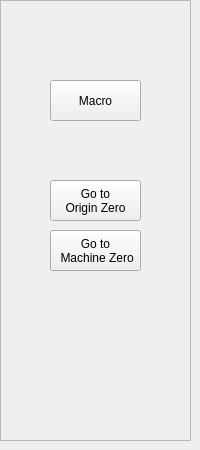
    <widget class="QWidget" name="page_mdi">
     <widget class="QFrame" name="frame_mdi">
      <property name="geometry">
       <rect>
        <x>0</x>
        <y>0</y>
        <width>191</width>
        <height>441</height>
       </rect>
      </property>
      <property name="styleSheet">
       <string notr="true"/>
      </property>
      <property name="frameShape">
       <enum>QFrame::StyledPanel</enum>
      </property>
      <property name="frameShadow">
       <enum>QFrame::Raised</enum>
      </property>
      <widget class="ActionButton" name="actionbutton_12">
       <property name="geometry">
        <rect>
         <x>50</x>
         <y>80</y>
         <width>91</width>
         <height>41</height>
        </rect>
       </property>
       <property name="text">
        <string>Macro</string>
       </property>
       <property name="macro_dialog_action" stdset="0">
        <bool>true</bool>
       </property>
      </widget>
      <widget class="ActionButton" name="actionbutton_32">
       <property name="geometry">
        <rect>
         <x>50</x>
         <y>180</y>
         <width>91</width>
         <height>41</height>
        </rect>
       </property>
       <property name="text">
        <string>Go to
Origin Zero</string>
       </property>
       <property name="mdi_command_action" stdset="0">
        <bool>true</bool>
       </property>
       <property name="command_text_string" stdset="0">
        <string>MDI_COMMAND_LIST = 0</string>
       </property>
      </widget>
      <widget class="ActionButton" name="actionbutton_33">
       <property name="geometry">
        <rect>
         <x>50</x>
         <y>230</y>
         <width>91</width>
         <height>41</height>
        </rect>
       </property>
       <property name="text">
        <string>Go to
 Machine Zero</string>
       </property>
       <property name="mdi_command_action" stdset="0">
        <bool>true</bool>
       </property>
       <property name="command_text_string" stdset="0">
        <string>G53 G0 X0Y0Z0</string>
       </property>
      </widget>
     </widget>
    </widget>
